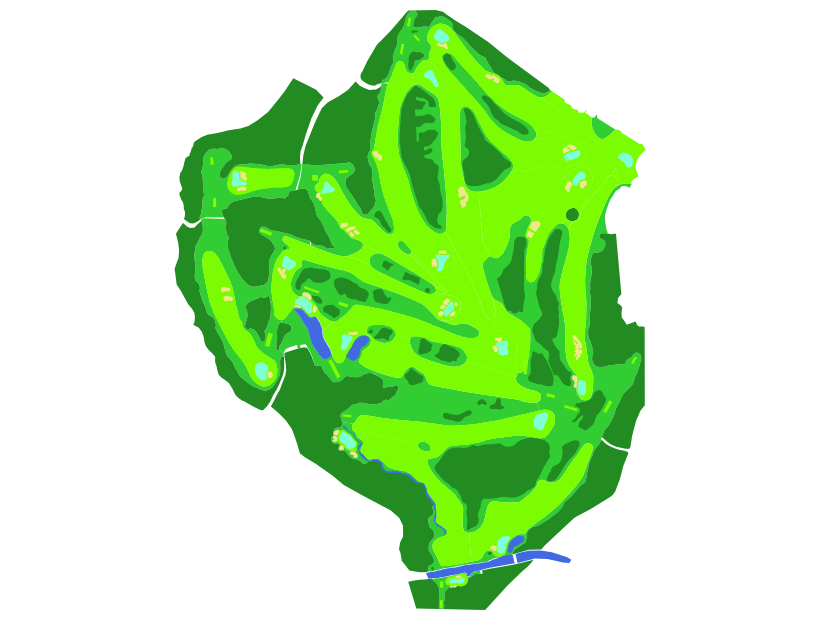

Here is the notebook cell this chart was saved with:
### Code cell
ch = augusta_national.chart()
ch

### Figure 1 — Vega-Lite specification as saved in the notebook (floating-point values rounded to 4 significant figures; data arrays with more than 128 entries replaced by an {"elided": "..."} marker saying what was removed)
{"config": {"view": {"continuousWidth": 400, "continuousHeight": 300}, "legend": {"disable": true}}, "data": {"name": "data-d8ae3e9f4c1e405107e91aa9443db632"}, "mark": "geoshape", "encoding": {"color": {"field": "ground_cover", "scale": {"domain": ["water", "sand", "green", "short_grass", "woods", "long_grass"], "range": ["RoyalBlue", "Khaki", "Aquamarine", "LawnGreen", "ForestGreen", "LimeGreen"]}, "type": "nominal"}, "tooltip": [{"field": "name", "type": "nominal"}, {"field": "ground_cover", "type": "nominal"}, {"field": "course_area", "type": "nominal"}]}, "projection": {"reflectY": true, "type": "identity"}, "$schema": "https://vega.github.io/schema/vega-lite/v4.17.0.json", "datasets": {"data-d8ae3e9f4c1e405107e91aa9443db632": {"elided": "204 records"}}}
